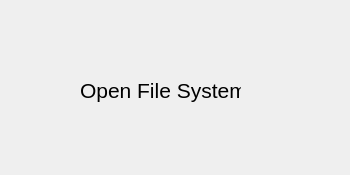
<?xml version="1.0" encoding="UTF-8"?>
<ui version="4.0">
 <class>OpenNote</class>
 <widget class="QWidget" name="OpenNote">
  <property name="geometry">
   <rect>
    <x>0</x>
    <y>0</y>
    <width>350</width>
    <height>175</height>
   </rect>
  </property>
  <property name="windowTitle">
   <string>Form</string>
  </property>
  <widget class="QLabel" name="label">
   <property name="geometry">
    <rect>
     <x>80</x>
     <y>70</y>
     <width>161</width>
     <height>41</height>
    </rect>
   </property>
   <property name="font">
    <font>
     <pointsize>16</pointsize>
    </font>
   </property>
   <property name="text">
    <string>Open File System!</string>
   </property>
  </widget>
 </widget>
 <resources/>
 <connections/>
</ui>
